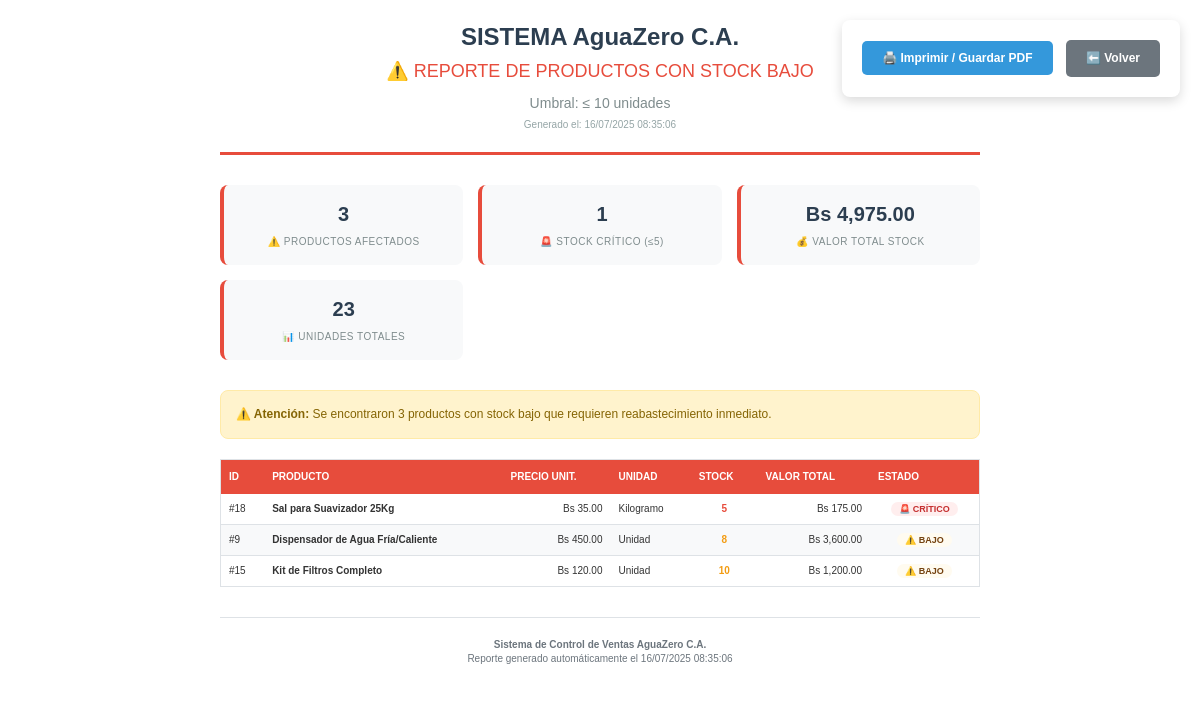
The app's page /index.php?action=invoice&method=lowStockReport&threshold=10 (signed in) with its own data.
### tables this page shows
CREATE TABLE `producto` (
  `id_producto` int(11) NOT NULL AUTO_INCREMENT,
  `Nombre` varchar(100) NOT NULL,
  `Precio` decimal(10,2) NOT NULL,
  `Unidad` varchar(20) NOT NULL,
  `id_proveedor` int(11) DEFAULT NULL,
  `Fecha_Registro` timestamp NOT NULL DEFAULT current_timestamp(),
  `Estado` enum('Activo','Inactivo') DEFAULT 'Activo',
  PRIMARY KEY (`id_producto`),
  KEY `idx_nombre` (`Nombre`),
  KEY `idx_precio` (`Precio`),
  KEY `idx_proveedor` (`id_proveedor`),
  KEY `idx_producto_proveedor_stock` (`id_proveedor`,`Estado`),
  CONSTRAINT `producto_ibfk_1` FOREIGN KEY (`id_proveedor`) REFERENCES `proveedor` (`id_proveedor`) ON DELETE SET NULL ON UPDATE CASCADE
);

### controllers/InvoiceController.php (called while the page is built, shortened)
<?php
require_once 'models/ProductModel.php';
class InvoiceController {
    private $productModel;
    public function __construct() {
        $database = new Database();
        $db = $database->getConnection();
        $this->productModel = new ProductModel($db);
    }
    public function lowStockReport() {
        $threshold = isset($_GET['threshold']) ? (int)$_GET['threshold'] : 10;
        $products = $this->productModel->getProductsWithLowStock($threshold);
        require_once 'views/invoices/low_stock_report.php';
    }
}
?>

### controllers/models/ProductModel.php (called while the page is built, shortened)
<?php
class ProductModel {
    private $conn;
    public function __construct($db) {
        $this->conn = $db;
    }
    public function getProductsWithLowStock($threshold = 10) {
        $query = "SELECT p.*, COALESCE(s.Cantidad, 0) as Cantidad, pr.Nombre as Proveedor_Nombre
                  FROM Producto p
                  LEFT JOIN Stock s ON p.id_producto = s.id_producto
                  LEFT JOIN Proveedor pr ON p.id_proveedor = pr.id_proveedor
                  WHERE COALESCE(s.Cantidad, 0) <= :threshold
                  ORDER BY s.Cantidad ASC, p.Nombre ASC";
        $stmt = $this->conn->prepare($query);
        $stmt->bindParam(':threshold', $threshold);
        $stmt->execute();
        return $stmt->fetchAll(PDO::FETCH_ASSOC);
    }
}
?>

### views/invoices/low_stock_report.php (the view, shortened to what this page needs)
<!DOCTYPE html>
<html lang="es">
<head>
</head>
<body>
    <div class="no-print">
        <button onclick="window.print()" class="btn btn-primary">🖨️ Imprimir / Guardar PDF</button>
        <a href="index.php?action=reportes&method=lowStock" class="btn btn-secondary">⬅️ Volver</a>
    </div>
    <div class="report-container">
        <div class="report-header">
            <div class="company-name">SISTEMA AguaZero C.A.</div>
            <div class="report-title">⚠️ REPORTE DE PRODUCTOS CON STOCK BAJO</div>
            <div class="report-threshold">Umbral: ≤ <?php echo $threshold; ?> unidades</div>
            <div class="report-date">Generado el: <?php echo date('d/m/Y H:i:s'); ?></div>
        </div>
        <div class="stats-grid">
            <div class="stat-card">
                <span class="stat-number"><?php echo count($products); ?></span>
                <span class="stat-label">⚠️ Productos Afectados</span>
            </div>
            <div class="stat-card">
                <span class="stat-number"><?php echo count(array_filter($products, function($p) { return $p['Cantidad'] <= 5; })); ?></span>
                <span class="stat-label">🚨 Stock Crítico (≤5)</span>
            </div>
            <div class="stat-card">
                <span class="stat-number">Bs <?php echo number_format(array_sum(array_map(function($p) { return $p['Precio'] * $p['Cantidad']; }, $products)), 2); ?></span>
                <span class="stat-label">💰 Valor Total Stock</span>
            </div>
            <div class="stat-card">
                <span class="stat-number"><?php echo array_sum(array_column($products, 'Cantidad')); ?></span>
                <span class="stat-label">📊 Unidades Totales</span>
            </div>
        </div>
        <?php if (!empty($products)): ?>
        <div class="alert">
            <strong>⚠️ Atención:</strong> Se encontraron <?php echo count($products); ?> productos con stock bajo que requieren reabastecimiento inmediato.
        </div>
        <?php endif; ?>
        <?php if (!empty($products)): ?>
        <table class="data-table">
            <thead>
                <tr>
                    <th>ID</th>
                    <th>Producto</th>
                    <th class="text-right">Precio Unit.</th>
                    <th>Unidad</th>
                    <th class="text-center">Stock</th>
                    <th class="text-right">Valor Total</th>
                    <th class="text-center">Estado</th>
                </tr>
            </thead>
            <tbody>
                <?php foreach ($products as $product):
                    $valorProducto = $product['Precio'] * $product['Cantidad'];
                ?>
                <tr>
                    <td>#<?php echo $product['id_producto']; ?></td>
                    <td><strong><?php echo htmlspecialchars($product['Nombre']); ?></strong></td>
                    <td class="text-right">Bs <?php echo number_format($product['Precio'], 2); ?></td>
                    <td><?php echo htmlspecialchars($product['Unidad']); ?></td>
                    <td class="text-center"><strong style="color: <?php echo $product['Cantidad'] <= 5 ? '#e74c3c' : '#f39c12'; ?>;"><?php echo $product['Cantidad']; ?></strong></td>
                    <td class="text-right">Bs <?php echo number_format($valorProducto, 2); ?></td>
                    <td class="text-center">
                        <?php if ($product['Cantidad'] <= 5): ?>
                            <span class="status-critical">🚨 CRÍTICO</span>
                        <?php else: ?>
                            <span class="status-low">⚠️ BAJO</span>
                        <?php endif; ?>
                    </td>
                </tr>
                <?php endforeach; ?>
            </tbody>
        </table>
        <?php endif; ?>
        <div class="footer">
            <p><strong>Sistema de Control de Ventas AguaZero C.A.</strong></p>
            <p>Reporte generado automáticamente el <?php echo date('d/m/Y H:i:s'); ?></p>
        </div>
    </div>
</body>
</html>

### views/invoices/low_stock_report.php (style rules this page uses)
* { margin: 0; padding: 0; box-sizing: border-box; }
body { font-family: 'Arial', sans-serif; font-size: 12px; line-height: 1.4; color: #333; background: white; }
.report-container { max-width: 800px; margin: 0 auto; padding: 20px; background: white; }
.report-header { text-align: center; margin-bottom: 30px; padding-bottom: 20px; border-bottom: 3px solid #e74c3c; }
.company-name { font-size: 24px; font-weight: bold; color: #2c3e50; margin-bottom: 5px; }
.report-title { font-size: 18px; color: #e74c3c; margin-bottom: 10px; }
.report-threshold { font-size: 14px; color: #7f8c8d; margin-bottom: 5px; }
.report-date { font-size: 10px; color: #95a5a6; }
.stats-grid { display: grid; grid-template-columns: repeat(auto-fit, minmax(180px, 1fr)); gap: 15px; margin-bottom: 30px; }
.stat-card { background: #f8f9fa; padding: 15px; border-radius: 8px; text-align: center; border-left: 4px solid #e74c3c; }
.stat-number { font-size: 20px; font-weight: bold; color: #2c3e50; display: block; margin-bottom: 5px; }
.stat-label { font-size: 10px; color: #7f8c8d; text-transform: uppercase; letter-spacing: 0.5px; }
.data-table { width: 100%; border-collapse: collapse; margin-bottom: 30px; border: 1px solid #dee2e6; }
.data-table th { background: #e74c3c; color: white; padding: 10px 8px; text-align: left; font-size: 10px; font-weight: bold; text-transform: uppercase; }
.data-table td { padding: 8px; border-bottom: 1px solid #dee2e6; font-size: 10px; }
.data-table tr:nth-child(even) { background: #f8f9fa; }
.status-critical { background: #fee; color: #c53030; padding: 2px 8px; border-radius: 12px; font-weight: bold; font-size: 9px; }
.status-low { background: #fffbf0; color: #744210; padding: 2px 8px; border-radius: 12px; font-weight: bold; font-size: 9px; }
.text-right { text-align: right; }
.text-center { text-align: center; }
.no-print { position: fixed; top: 20px; right: 20px; z-index: 1000; background: white; padding: 15px; border-radius: 8px; box-shadow: 0 4px 12px rgba(0,0,0,0.15); }
.btn { display: inline-block; padding: 10px 20px; margin: 5px; border: none; border-radius: 5px; text-decoration: none; font-size: 12px; font-weight: bold; cursor: pointer; transition: all 0.3s ease; }
.btn-primary { background: #3498db; color: white; }
.btn-secondary { background: #6c757d; color: white; }
.footer { text-align: center; padding-top: 20px; border-top: 1px solid #dee2e6; font-size: 10px; color: #6c757d; }
.alert { background: #fff3cd; border: 1px solid #ffeaa7; border-radius: 8px; padding: 15px; margin-bottom: 20px; color: #856404; }

### records on screen
producto: id_producto "18", Nombre "Sal para Suavizador 25Kg", Precio "35.00", Unidad "Kilogramo", Cantidad "5", valorProducto "175.00", shows "🚨 CRÍTICO"
producto: id_producto "9", Nombre "Dispensador de Agua Fría/Caliente", Precio "450.00", Unidad "Unidad", Cantidad "8", valorProducto "3,600.00", shows "⚠️ BAJO"
producto: id_producto "15", Nombre "Kit de Filtros Completo", Precio "120.00", Unidad "Unidad", Cantidad "10", valorProducto "1,200.00", shows "⚠️ BAJO"

### other values on screen
$threshold "10"
count($products) "3"
array_sum(array_column($products, 'Cantidad')) "23"
